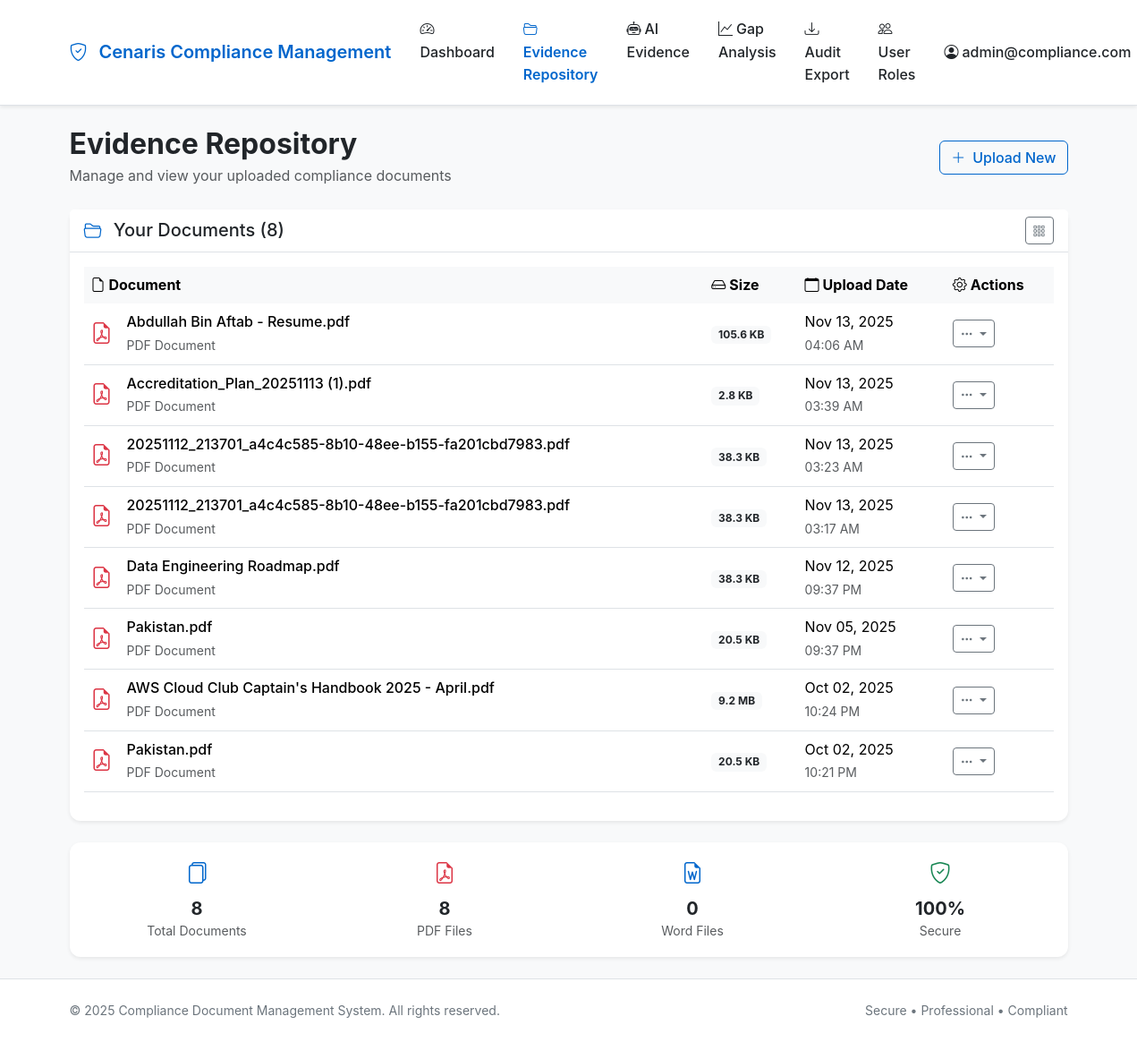
The app's page /evidence-repository (signed in), older data.
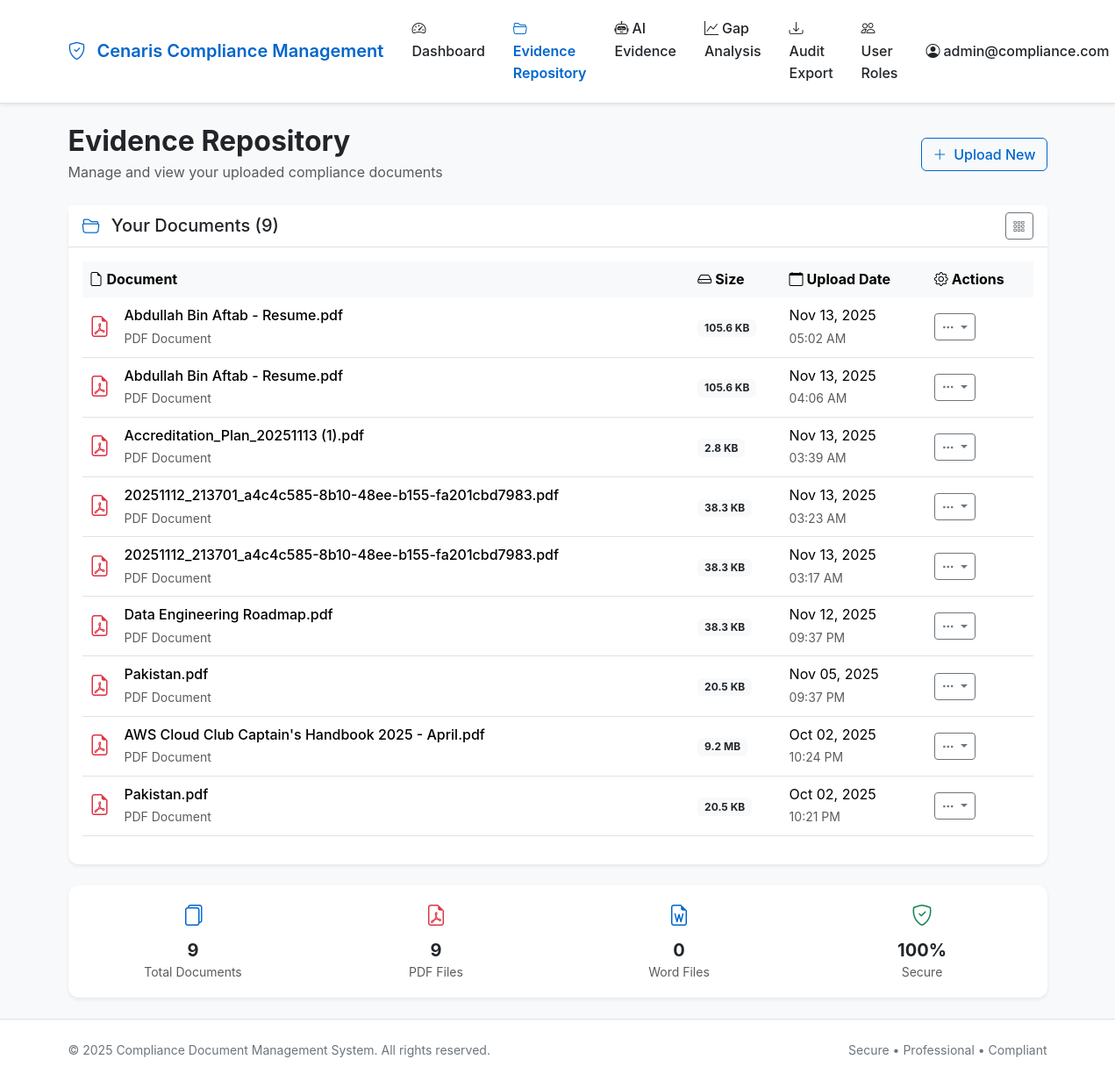
The same page, newer data.
### tables this page shows
CREATE TABLE documents (
                id INTEGER PRIMARY KEY AUTOINCREMENT,
                filename VARCHAR(255) NOT NULL,
                original_filename VARCHAR(255) NOT NULL,
                blob_name VARCHAR(255) UNIQUE NOT NULL,
                file_size INTEGER,
                content_type VARCHAR(100),
                uploaded_by INTEGER NOT NULL,
                uploaded_at DATETIME DEFAULT CURRENT_TIMESTAMP,
                is_active BOOLEAN DEFAULT 1,
                FOREIGN KEY (uploaded_by) REFERENCES users (id)
            );

### app/main/routes.py (the view)
@bp.route('/evidence-repository')
@login_required
def evidence_repository():
    documents = Document.get_by_user(current_user.id)
    return render_template('main/evidence_repository.html',
                         title='Evidence Repository',
                         documents=documents)

### app/__init__.py (called while the page is built)
@login_manager.user_loader
def load_user(user_id):
    from app.models import User
    return User.get_by_id(int(user_id))

### app/models.py (called while the page is built)
    @property
    def is_active(self):
        return self._is_active

    @staticmethod
    def get_db_connection():
        db_path = current_app.config.get('DATABASE_URL', 'sqlite:///compliance.db').replace('sqlite:///', '')
        return sqlite3.connect(db_path)

    @classmethod
    def get_by_id(cls, user_id):
        conn = cls.get_db_connection()
        cursor = conn.cursor()
        try:
            cursor.execute('''
                SELECT id, email, password_hash, created_at, is_active
                FROM users WHERE id = ?
            ''', (user_id,))
            row = cursor.fetchone()
            if row:
                return cls(
                    id=row[0],
                    email=row[1],
                    password_hash=row[2],
                    created_at=row[3],
                    is_active=bool(row[4])
                )
            return None
        except sqlite3.Error:
            return None
        finally:
            conn.close()

### app/templates/main/evidence_repository.html (shortened to what the changed rows need)
{% extends "base.html" %}
{% block content %}
<div class="fade-in">
    <div class="row mb-4">
        <div class="col-12">
            <div class="d-flex justify-content-between align-items-center">
                <div>
                    <h1 class="h2 fw-bold text-dark mb-1">Evidence Repository</h1>
                </div>
            </div>
        </div>
    </div>
    <div class="row">
        <div class="col-12">
            <div class="card border-0 shadow-sm">
                <div class="card-header bg-white border-bottom">
                    <div class="d-flex justify-content-between align-items-center">
                        <h5 class="card-title mb-0">
                            <i class="bi bi-folder2-open me-2 text-primary"></i>
                            Your Documents ({{ documents|length }})
                        </h5>
                        {% if documents %}
                            <div class="d-flex gap-2">
                                <button class="btn btn-sm btn-outline-secondary" onclick="toggleView()">
                                </button>
                            </div>
                        {% endif %}
                    </div>
                </div>
                <div class="card-body">
                    {% if documents %}
                        <div id="tableView">
                            <div class="table-responsive">
                                <table class="table table-hover align-middle">
                                    <thead class="table-light">
                                        <tr>
                                            <th scope="col" class="border-0">
                                                <i class="bi bi-file-earmark me-1"></i>Document
                                            </th>
                                            <th scope="col" class="border-0">
                                                <i class="bi bi-hdd me-1"></i>Size
                                            </th>
                                            <th scope="col" class="border-0">
                                                <i class="bi bi-calendar me-1"></i>Upload Date
                                            </th>
                                            <th scope="col" class="border-0">
                                                <i class="bi bi-gear me-1"></i>Actions
                                            </th>
                                        </tr>
                                    </thead>
                                    <tbody>
                                        {% for document in documents %}
                                            <tr>
                                                <td>
                                                    <div class="d-flex align-items-center">
                                                        <div class="flex-shrink-0 me-3">
                                                            {% if document.content_type == 'application/pdf' %}
                                                                <i class="bi bi-file-earmark-pdf text-danger" style="font-size: 1.5rem;"></i>
                                                            {% else %}
                                                                <i class="bi bi-file-earmark-word text-primary" style="font-size: 1.5rem;"></i>
                                                            {% endif %}
                                                        </div>
                                                        <div class="flex-grow-1 min-w-0">
                                                            <div class="fw-medium text-truncate">{{ document.original_filename }}</div>
                                                            <small class="text-muted">
                                                                {% if document.content_type == 'application/pdf' %}
                                                                    PDF Document
                                                                {% else %}
                                                                    Word Document
                                                                {% endif %}
                                                            </small>
                                                        </div>
                                                    </div>
                                                </td>
                                                <td>
                                                    <span class="badge bg-light text-dark">
                                                        {{ document.get_file_size_formatted() }}
                                                    </span>
                                                </td>
                                                <td>
                                                    <div>{{ document.uploaded_at | datetime_format('%b %d, %Y') }}</div>
                                                    <small class="text-muted">{{ document.uploaded_at | datetime_format('%I:%M %p') }}</small>
                                                </td>
                                                <td>
                                                    <div class="dropdown">
                                                        <button class="btn btn-sm btn-outline-secondary dropdown-toggle"
                                                                type="button" data-bs-toggle="dropdown">
                                                            <i class="bi bi-three-dots"></i>
                                                        </button>
                                                    </div>
                                                </td>
                                            </tr>
                                        {% endfor %}
                                    </tbody>
                                </table>
                            </div>
                        </div>
                    {% endif %}
                </div>
            </div>
        </div>
    </div>
    {% if documents %}
        <div class="row mt-4">
            <div class="col-12">
                <div class="card border-0 shadow-sm">
                    <div class="card-body">
                        <div class="row text-center">
                            <div class="col-md-3">
                                <div class="mb-2">
                                    <i class="bi bi-files text-primary" style="font-size: 1.5rem;"></i>
                                </div>
                                <div class="fw-bold h5 mb-0">{{ documents|length }}</div>
                                <small class="text-muted">Total Documents</small>
                            </div>
                            <div class="col-md-3">
                                <div class="mb-2">
                                    <i class="bi bi-file-earmark-pdf text-danger" style="font-size: 1.5rem;"></i>
                                </div>
                                <div class="fw-bold h5 mb-0">
                                    {{ documents|selectattr('content_type', 'equalto', 'application/pdf')|list|length }}
                                </div>
                                <small class="text-muted">PDF Files</small>
                            </div>
                            <div class="col-md-3">
                                <div class="mb-2">
                                    <i class="bi bi-file-earmark-word text-primary" style="font-size: 1.5rem;"></i>
                                </div>
                                <div class="fw-bold h5 mb-0">
                                    {{ documents|rejectattr('content_type', 'equalto', 'application/pdf')|list|length }}
                                </div>
                                <small class="text-muted">Word Files</small>
                            </div>
                            <div class="col-md-3">
                                <div class="mb-2">
                                    <i class="bi bi-shield-check text-success" style="font-size: 1.5rem;"></i>
                                </div>
                                <div class="fw-bold h5 mb-0">100%</div>
                                <small class="text-muted">Secure</small>
                            </div>
                        </div>
                    </div>
                </div>
            </div>
        </div>
    {% endif %}
</div>
{% endblock %}

Row changes from the older to the newer data that the page shows:
added documents: content_type "application/pdf" (drawn), original_filename "Abdullah Bin Aftab - Resume.pdf", get_file_size_formatted "105.6 KB", uploaded_at "Nov 13, 2025", uploaded_at "05:02 AM"
Text that changed along with them:
{{ documents|length }}: "8" → "9"
text no longer shown: "8"
text now shown: "9"
